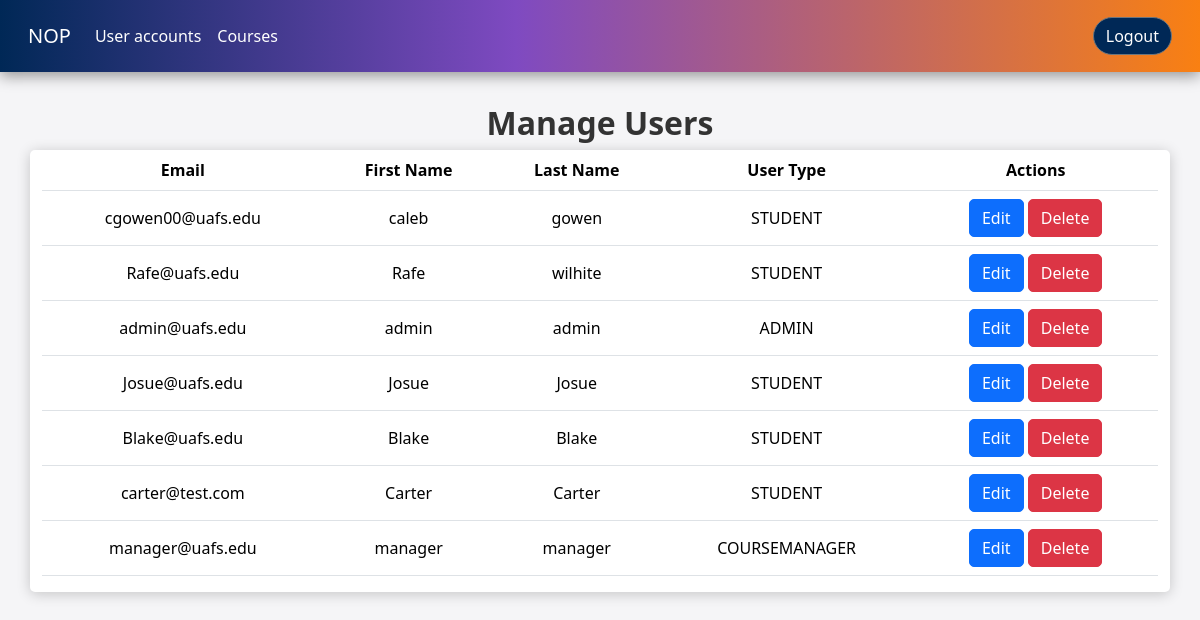
Page /src/web/admin/adminManageUsers.php (signed in) on the committed database.
### tables this page shows
CREATE TABLE IF NOT EXISTS ACCOUNT(
    ACCOUNTID INT AUTO_INCREMENT PRIMARY KEY,
    EMAIL VARCHAR(20) NOT NULL UNIQUE,
    PASSWORD VARCHAR(128) NOT NULL,
    USERFNAME VARCHAR(50),
    USERLNAME VARCHAR(50),
    USERTYPE ENUM('STUDENT','ADMIN','COURSEMANAGER') NOT NULL
);

### src/dao/AbstractDAO.php (called while the page is built, shortened)
<?php
require_once 'DatabaseConnection.php';
abstract class AbstractDAO {
    public function __construct()
    {
        $dbc = new DatabaseConnection();
        $mdb = $dbc->getConnection();
        $this->connection = $mdb->connect();
    }
}
?>

### src/dao/DatabaseConnection.php (called while the page is built, shortened)
<?php
class MariaDBConnection extends AbstractDatabaseConnection {
    private static $connection;
    public function connect() {
        if (!self::$connection) {
            self::$connection = new mysqli($this->host, $this->username, $this->password, $this->database);
        }
        return self::$connection;
    }
}
class DatabaseConnection {
    private static $connection;
    public static function getConnection() {
        if (!self::$connection) {
            self::$connection = new MariaDBConnection();
        }
        return self::$connection;
    }
}
?>

### src/dao/AccountDAO.php (called while the page is built, shortened)
<?php
require_once "AbstractDAO.php";
Class AccountDAO extends AbstractDAO{
    public function findAll(){
        $stmt = $this->connection->prepare("SELECT * FROM ACCOUNT");
        $stmt->execute();
        $result = $stmt->get_result();
        return $result;
    }
}
?>

### src/web/admin/adminManageUsers.php (the view, shortened to what this page needs)
<?php
require_once '../../dao/AccountDAO.php';
$accountDAO = new AccountDAO();
$users = $accountDAO->findAll();
?>
<!DOCTYPE html>
<html lang="en">
<head>
  <link href="https://cdn.jsdelivr.net/npm/bootstrap@5.3.3/dist/css/bootstrap.min.css" rel="stylesheet"
>
  <link rel="stylesheet" href="../style/style.css">
</head>
<body>
<?php include"adminNavbar.php";?>
<div>
    <h1>Manage Users</h1>
</div>
<div class="container table-container  admin-table tableFixHead text-center">
    <table class="table align-middle table-hover">
        <thead>
            <tr>
                <th>Email</th>
                <th>First Name</th>
                <th>Last Name</th>
                <th>User Type</th>
                <th>Actions</th>
            </tr>
        </thead>
        <tbody>
            <?php foreach ($users as $user): ?>
            <tr>
                <td><?php echo $user['EMAIL']; ?></td>
                <td><?php echo $user['USERFNAME']; ?></td>
                <td><?php echo $user['USERLNAME']; ?></td>
                <td><?php echo $user['USERTYPE']; ?></td>
                <td>
                <a style="text-decoration: none;" href="adminEditUser.php?id=<?php echo $user['ACCOUNTID']; ?>&fname=<?php echo $user['USERFNAME']; ?>&lname=<?php echo $user['USERLNAME']; ?>&email=<?php echo $user['EMAIL']; ?>&usertype=<?php echo $user['USERTYPE']; ?>">
                        <button class="btn btn-primary admin-courseTableButtons">Edit</button>
                    </a>
                    <form action="adminManageUsers.php" method="POST" style="display: inline;">
                        <button type="submit" class="btn btn-danger admin-courseTableButtons" onclick="return confirm('Are you sure you want to delete this user?')">Delete</button>
                    </form>
                </td>
            </tr>
            <?php endforeach; ?>
        </tbody>
    </table>
</div>
</body>
</html>

### src/web/admin/adminNavbar.php (shortened to what this page needs)
<nav class="navbar navbar-expand-lg bg-primary admin-nav" data-bs-theme="dark">
    <div class="container-fluid">
        <a class="navbar-brand" href="adminManageCourses.php">NOP</a>
        <div class="collapse navbar-collapse" id="navbarColor01">
            <ul class="navbar-nav me-auto">
                <li class="nav-item nav-item-margin">
                    <a class="nav-link" href="adminManageUsers.php">User accounts</a>
                </li>
                <li class="nav-item nav-item-margin">
                    <a class="nav-link" href="adminManageCourses.php">Courses</a>
                </li>
            </ul>
            <form class="" action="../logout.php" method="POST">
                <button class="btn btn-secondary my-2 my-sm-0 logout-button" type="submit" name="logout">Logout</button>
            </form>
        </div>
    </div>
</nav>

### src/web/style/style.css (style rules this page uses)
:root { --page-background: #f5f5f7; --branding-grad: linear-gradient(90deg, #002856 0%, rgba(127, 74, 193, 1) 43%, #f98012 100%); --branding-grad-reverse: linear-gradient(90deg, #f98012 0%, rgba(127, 74, 193, 1) 43%, #002856 100%); }
body { background-color: var(--page-background); font-family: system-ui, -apple-system, BlinkMacSystemFont, 'Segoe UI', Roboto, Oxygen, Ubuntu, Cantarell, 'Open Sans', 'Helvetica Neue', sans-serif; }
h1 { text-align: center; font-size: 2rem; font-weight: bold; color: #333; margin-top: 2rem; }
.logout-button { border-radius: 20px; background-color: #002856; }
.admin-nav { display: flex; justify-content: space-between; padding: 1rem; background-image: var(--branding-grad); box-shadow: 0 4px 14px rgba(0, 0, 0, 0.4); }
.admin-nav a, .admin-nav a:hover, .admin-nav a:active { color: white; text-decoration: none; }
.tableFixHead { overflow-y: auto; max-height: 400px; }
.tableFixHead thead th { position: sticky; top: 0; z-index: 1; }
table { border-collapse: collapse; width: 100%; }
.admin-courseTableButtons { border-radius: 5px; }
.admin-table { background: white; border-radius: 5px; box-shadow: 0 2px 14px rgba(0, 0, 0, 0.2); max-height: 600px; }

### rows in the picture
account: EMAIL "cgowen00@uafs.edu", USERFNAME "caleb", USERLNAME "gowen", USERTYPE "STUDENT"
account: EMAIL "Rafe@uafs.edu", USERFNAME "Rafe", USERLNAME "wilhite", USERTYPE "STUDENT"
account: EMAIL "admin@uafs.edu", USERFNAME "admin", USERLNAME "admin", USERTYPE "ADMIN"
account: EMAIL "Josue@uafs.edu", USERFNAME "Josue", USERLNAME "Josue", USERTYPE "STUDENT"
account: EMAIL "Blake@uafs.edu", USERFNAME "Blake", USERLNAME "Blake", USERTYPE "STUDENT"
account: EMAIL "carter@test.com", USERFNAME "Carter", USERLNAME "Carter", USERTYPE "STUDENT"
account: EMAIL "manager@uafs.edu", USERFNAME "manager", USERLNAME "manager", USERTYPE "COURSEMANAGER"
